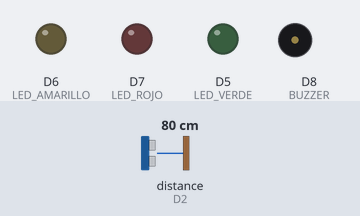
Bench run of a sketch on a simulated ESP8266 (NodeMCU). Parts: output pins drawn as LEDs (lit = HIGH), buzzer (waves = sounding). Inputs (shaded band) come from the test bench; at power-on: distance to the obstacle (sensor on D2) 80 cm. The echo pulse lasts 58.3 µs per cm; WiFi joins after 1.5 s; servers stay silent unless stated; uploads are accepted with an empty reply; what the sketch prints to the serial monitor is not drawn.

Above: at 15.7 s.
At 30.11 s:
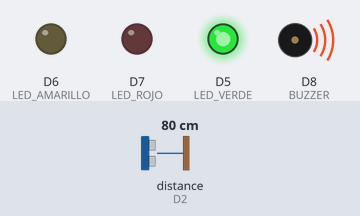
Timing chart, 0 to 36.0 s (numbered marks = the images above):
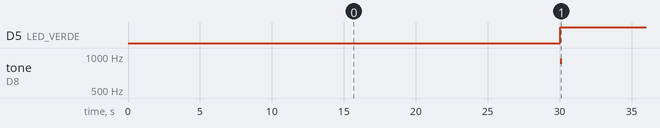

The sketch:

AQUASAVE_ESP8266.ino
```cpp
/*
 * AQUASAVE - NodeMCU ESP8266
 * Mide con HC-SR04, indica el estado con LEDs/buzzer y publica JSON por HTTP.
 * Instale la librería NewPing desde el Library Manager de Arduino IDE.
 */
#include <ESP8266WiFi.h>
#include <ESP8266HTTPClient.h>
#include <WiFiClient.h>
#include <NewPing.h>

// --- Personalice estas cuatro constantes para cada prototipo ---
const char* WIFI_SSID = "TU_RED_WIFI";
const char* WIFI_PASSWORD = "TU_CLAVE_WIFI";
const char* SERVER_URL = "http://192.168.1.50:8000/api/mediciones"; // IP LAN, nunca localhost
const char* DEVICE_ID = "AQ-001"; // Debe existir previamente en la API

// Pines NodeMCU (los nombres D corresponden a las etiquetas de la placa).
const byte TRIGGER_PIN = D1;
const byte ECHO_PIN = D2; // El ECHO del HC-SR04 necesita divisor 5V a 3.3V.
const byte LED_VERDE = D5;
const byte LED_AMARILLO = D6;
const byte LED_ROJO = D7;
const byte BUZZER = D8;
const unsigned int MAX_DISTANCIA_CM = 400;
const unsigned long INTERVALO_MS = 30000;

// Una distancia menor indica más agua: adapte los umbrales a la altura del tanque.
const float DISTANCIA_ALTO_CM = 15.0;
const float DISTANCIA_MEDIO_CM = 45.0;
NewPing sonar(TRIGGER_PIN, ECHO_PIN, MAX_DISTANCIA_CM);
unsigned long ultimaMedicion = 0;

enum Nivel { BAJO, MEDIO, ALTO };

void conectarWifi() {
  WiFi.mode(WIFI_STA);
  WiFi.begin(WIFI_SSID, WIFI_PASSWORD);
  Serial.print("Conectando WiFi");
  while (WiFi.status() != WL_CONNECTED) {
    delay(500);
    Serial.print('.');
  }
  Serial.println(" conectado: " + WiFi.localIP().toString());
}

Nivel calcularNivel(float distancia) {
  if (distancia <= DISTANCIA_ALTO_CM) return ALTO;
  if (distancia <= DISTANCIA_MEDIO_CM) return MEDIO;
  return BAJO;
}

const char* textoNivel(Nivel nivel) {
  if (nivel == ALTO) return "ALTO";
  if (nivel == MEDIO) return "MEDIO";
  return "BAJO";
}

void apagarLeds() {
  digitalWrite(LED_VERDE, LOW);
  digitalWrite(LED_AMARILLO, LOW);
  digitalWrite(LED_ROJO, LOW);
}

void indicarNivel(Nivel nivel) {
  apagarLeds();
  // Patrones audibles: bajo=1 beep, medio=2, alto=3 beeps rápidos.
  byte cantidad = nivel == BAJO ? 1 : (nivel == MEDIO ? 2 : 3);
  byte led = nivel == BAJO ? LED_VERDE : (nivel == MEDIO ? LED_AMARILLO : LED_ROJO);
  digitalWrite(led, HIGH);
  for (byte i = 0; i < cantidad; i++) {
    tone(BUZZER, nivel == ALTO ? 1400 : 900, 120);
    delay(200);
  }
  noTone(BUZZER);
}

void enviarMedicion(float distancia, Nivel nivel) {
  if (WiFi.status() != WL_CONNECTED) conectarWifi();
  WiFiClient cliente;
  HTTPClient http;
  if (!http.begin(cliente, SERVER_URL)) {
    Serial.println("URL de servidor inválida");
    return;
  }
  http.addHeader("Content-Type", "application/json");
  String json = "{\"dispositivo_id\":\"" + String(DEVICE_ID) +
                "\",\"nivel\":\"" + textoNivel(nivel) +
                "\",\"distancia\":" + String(distancia, 1) + "}";
  int codigo = http.POST(json);
  Serial.printf("POST %d: %s\n", codigo, json.c_str());
  http.end();
}

void setup() {
  Serial.begin(115200);
  pinMode(LED_VERDE, OUTPUT); pinMode(LED_AMARILLO, OUTPUT);
  pinMode(LED_ROJO, OUTPUT); pinMode(BUZZER, OUTPUT);
  apagarLeds();
  conectarWifi();
}

void loop() {
  if (millis() - ultimaMedicion < INTERVALO_MS) return;
  ultimaMedicion = millis();
  delay(50); // Estabiliza la lectura ultrasónica.
  unsigned int cm = sonar.ping_cm();
  if (cm == 0) { // NewPing devuelve 0 si no hubo eco dentro del rango máximo.
    Serial.println("Lectura HC-SR04 no disponible; no se envía dato.");
    return;
  }
  Nivel nivel = calcularNivel((float)cm);
  indicarNivel(nivel);
  enviarMedicion((float)cm, nivel);
}
```

Measured:
- by itself, D5 (LED_VERDE): LOW → HIGH at 30.1 s
- by itself, tone on D8 (BUZZER): alternates 900 Hz for 0.12 s and silent for 29.9 s
